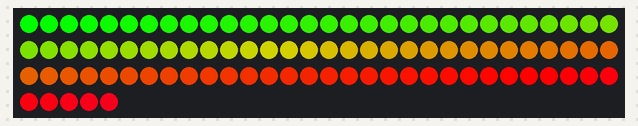
Bench run of a sketch on a simulated Arduino Uno, built with avr-gcc and run on an emulated ATmega328P. Parts: 95 RGB LEDs in strip order, left to right, continuing on the next row.

Above: at 0.16 s.
At 1.97 s:
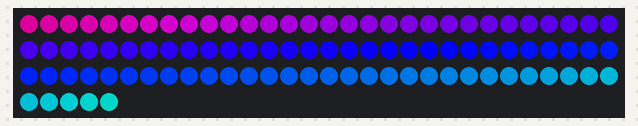
At 4.69 s:
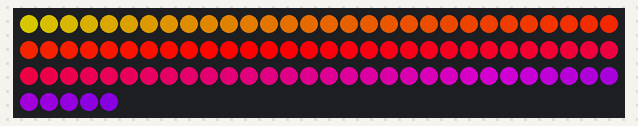
At 10.13 s:
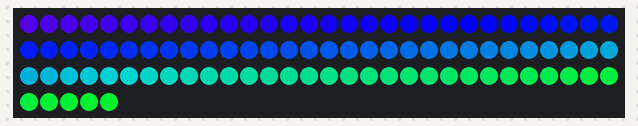
At 14.96 s:
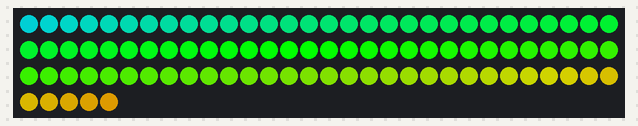
At 20.4 s:
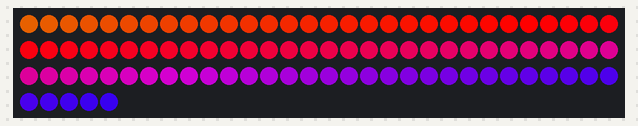

Measured:
- by itself, everything shown: repeats every 19.3 s, in 64 steps

The sketch:

Rainbow.ino
```cpp
#include <Adafruit_NeoPixel.h>

#define LED_PIN 12 // GPOI 12
#define NUM_LEDS 95

Adafruit_NeoPixel strip = Adafruit_NeoPixel(NUM_LEDS, LED_PIN, NEO_GRB + NEO_KHZ800);

void setup() {
  strip.begin();
  strip.show(); // all pixels to off
}

void loop() {
  // put your main code here, to run repeatedly:
  rainbowAnimation(10);
}

void rainbowAnimation(uint8_t wait) {
  for (int j = 0; j < 256; j++) {
    for (int i = 0; i < NUM_LEDS; i++) {
      strip.setPixelColor(i, Wheel((i + j) & 255));

    }
    strip.show();
    delay(wait);
  }
}

uint32_t Wheel(byte WheelPos) {
  if (WheelPos < 85) {
    return strip.Color(WheelPos * 3, 255 - WheelPos * 3, 0);
  } else if (WheelPos < 170) {
    WheelPos -= 85;
    return strip.Color(255 - WheelPos * 3, 0, WheelPos * 3);
  } else {
    WheelPos -= 170;
    return strip.Color(0, WheelPos * 3, 255 - WheelPos * 3);
  }
}
```
